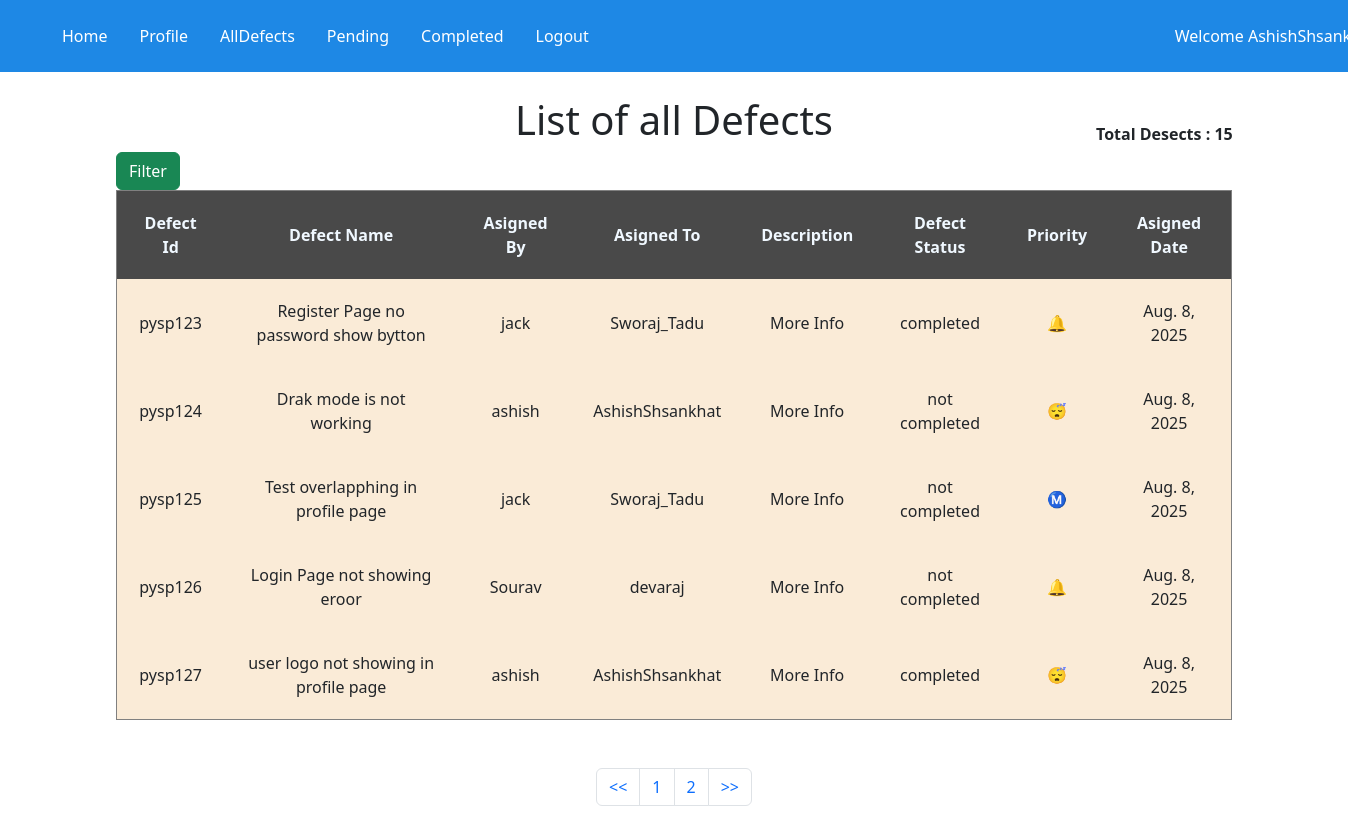
Screenshot of /defects/ (signed in) with the database file from the repository.
### defects/models.py (models this page shows, shortened)
class Defects_details(models.Model):
    defect_id = models.CharField(max_length=100)
    defect_name = models.CharField(max_length=100)
    assigned_by = models.ForeignKey(Testers,on_delete=models.CASCADE)
    assigned_to = models.ForeignKey(Developers,on_delete=models.CASCADE)
    description = models.TextField()
    defect_status = models.CharField(max_length=100)
    priority = models.CharField(max_length=100)
    assigned_date = models.DateField(auto_now_add=True)

class Testers(models.Model):
    tester_name = models.ForeignKey(User,on_delete=models.CASCADE)
    designation = models.CharField(max_length=100)
    experience = models.IntegerField()
    is_admin = models.BooleanField(default=False)
    def __str__(self):
        return self.tester_name.username

class Developers(models.Model):
    dev_name = models.ForeignKey(User,on_delete=models.CASCADE)
    designation = models.CharField(max_length=100)
    experience = models.IntegerField()
    def __str__(self):
        return self.dev_name.username

### defects/views.py (the view)
# urls.py: path('/',views.defect_detail,name='defectdetal'),
@login_required(login_url='login')
def defect_detail(request):
    data = Defects_details.objects.all()
    total_det = len(data)
    user=request.user
    show_button=False
    can_edit = False
    can_delete = False
    try:
        test = Testers.objects.get(tester_name=user)
        if test.is_admin:
            show_button=True
            can_edit = True
            can_delete = True
    except Testers.DoesNotExist:
        test = None
    paginator = Paginator(data,5)
    page_num = request.GET.get('pg')
    vaename = paginator.get_page(page_num)
    context = {
        'data': vaename,
        'td':total_det,
        'show_button':show_button,
        'can_edit': can_edit,
        'can_delete': can_delete,
    }
    return render(request, 'defects/alldefects.html',context )

### templates/defects/alldefects.html (shortened to what this page needs)
{% extends "defects/base.html" %}
{% block content %}
    <div class="container">
        <div class="jumbotron">
            <b style="position: relative; left: 980px; top: 50px;">Total Desects : {{td}}</b>
            <h1 style="text-align: center;">List of all Defects</h1>
            <a href="{% url 'filterdefect'%}" class="btn btn-success">Filter</a>
            <table border="1" cellpadding="20" style="text-align: center;">
                    <thead style="background-color: rgb(73, 73, 73); color: aliceblue;">
                        <tr>
                            <th>Defect Id</th>
                            <th>Defect Name</th>
                            <th>Asigned By</th>
                            <th>Asigned To</th>
                            <th>Description</th>
                            <th>Defect Status</th>
                            <th>Priority</th>
                            <th>Asigned Date</th>
                        </tr>
                    </thead>
                    <tbody style="background-color: antiquewhite;">
                        {% for i in data %}
                        <tr class="tbodyc">
                            <td>{{ i.defect_id }} </td>
                            <td>{{ i.defect_name }}</td>
                            <td>{{ i.assigned_by }}</td>
                            <td>{{ i.assigned_to }}</td>
                            <td><a href="{{i.id}}" class="nav-link">More Info</a></td>
                            <td>{{ i.defect_status }}</td>
                            {% if i.priority == 'High' %}
                            <td>🔔</td>
                            {% elif i.priority == 'Medium' %}
                            <td>Ⓜ️</td>
                            {% elif i.priority == 'Low' %}
                            <td>😴</td>
                            {% endif %}
                            <td>{{i.assigned_date}}</td>
                        </tr>
                        {% endfor %}
                    </tbody>
                </table>
                <br>
                <br>
            <nav aria-label="Page navigation example">
                <ul class="pagination justify-content-center">
                    <li class="page-item ">
                        <a class="page-link" href="?pg=1"><<</a>
                    </li>
                    <li class="page-item"><a class="page-link" href="?pg={{data.number}}">{{data.number}}</a></li>
                    {%if data.has_next %}
                    <li class="page-item"><a class="page-link" href="?pg={{data.next_page_number}}">{{data.next_page_number}}</a></li>
                    {%endif%}
                    <li class="page-item">
                        <a class="page-link" href="?pg={{data.paginator.num_pages}}">>></a>
                    </li>
                </ul>
            </nav>
        </div>
    </div>
{% endblock  %}

### templates/defects/base.html (shortened to what this page needs)
<!DOCTYPE html>
<html lang="en">
<head>
    <link href="https://cdn.jsdelivr.net/npm/bootstrap@5.3.7/dist/css/bootstrap.min.css" rel="stylesheet">
    <link rel="stylesheet" href="https://cdn.jsdelivr.net/npm/bootstrap-icons@1.13.1/font/bootstrap-icons.min.css">
</head>
<body>
    <div class="navbar nav-light" style="background-color: #1E88E5; color: white;">
        <div class="container">
            <ul class="nav navbar" style="position:relative; left: -70px;">
                <li class="nav-item"><a href="{% url "home" %}" class="nav-link" style="color: white;">Home</a></li>
                <li class="nav-item"><a href="{% url "profile" %}" class="nav-link" style="color: white;">Profile</a></li>
                <li class="nav-item"><a href="{% url "defectdetal" %}" class="nav-link" style="color: white;">AllDefects</a></li>
                <li class="nav-item"><a href="{% url "pending" %}" class="nav-link" style="color: white;">Pending</a></li>
                <li class="nav-item"><a href="{% url "completed" %}" class="nav-link" style="color: white;">Completed</a></li>
                <li class="nav-item"><a href="{% url "logout" %}" class="nav-link" style="color: white;">Logout</a></li>
                <li class="nav-item" style="position: relative; left: 570px;">Welcome {{user.username}}</li>
            </ul>
        </div>
    </div>
    {% block content %}
    {% endblock  %}
</body>
</html>

### rows the page displays
Defects_details: defect_id "pysp123", defect_name "Register Page no password show bytton", assigned_by "jack", assigned_to "Sworaj_Tadu", defect_status "completed", assigned_date "Aug. 8, 2025"
Defects_details: defect_id "pysp124", defect_name "Drak mode is not working", assigned_by "ashish", assigned_to "AshishShsankhat", defect_status "not completed", assigned_date "Aug. 8, 2025"
Defects_details: defect_id "pysp125", defect_name "Test overlapphing in profile page", assigned_by "jack", assigned_to "Sworaj_Tadu", defect_status "not completed", assigned_date "Aug. 8, 2025"
Defects_details: defect_id "pysp126", defect_name "Login Page not showing eroor", assigned_by "Sourav", assigned_to "devaraj", defect_status "not completed", assigned_date "Aug. 8, 2025"
Defects_details: defect_id "pysp127", defect_name "user logo not showing in profile page", assigned_by "ashish", assigned_to "AshishShsankhat", defect_status "completed", assigned_date "Aug. 8, 2025"

### other values shown
{{ td }} "15"
{{ data.number }} "1"
{{ data.next_page_number }} "2"
